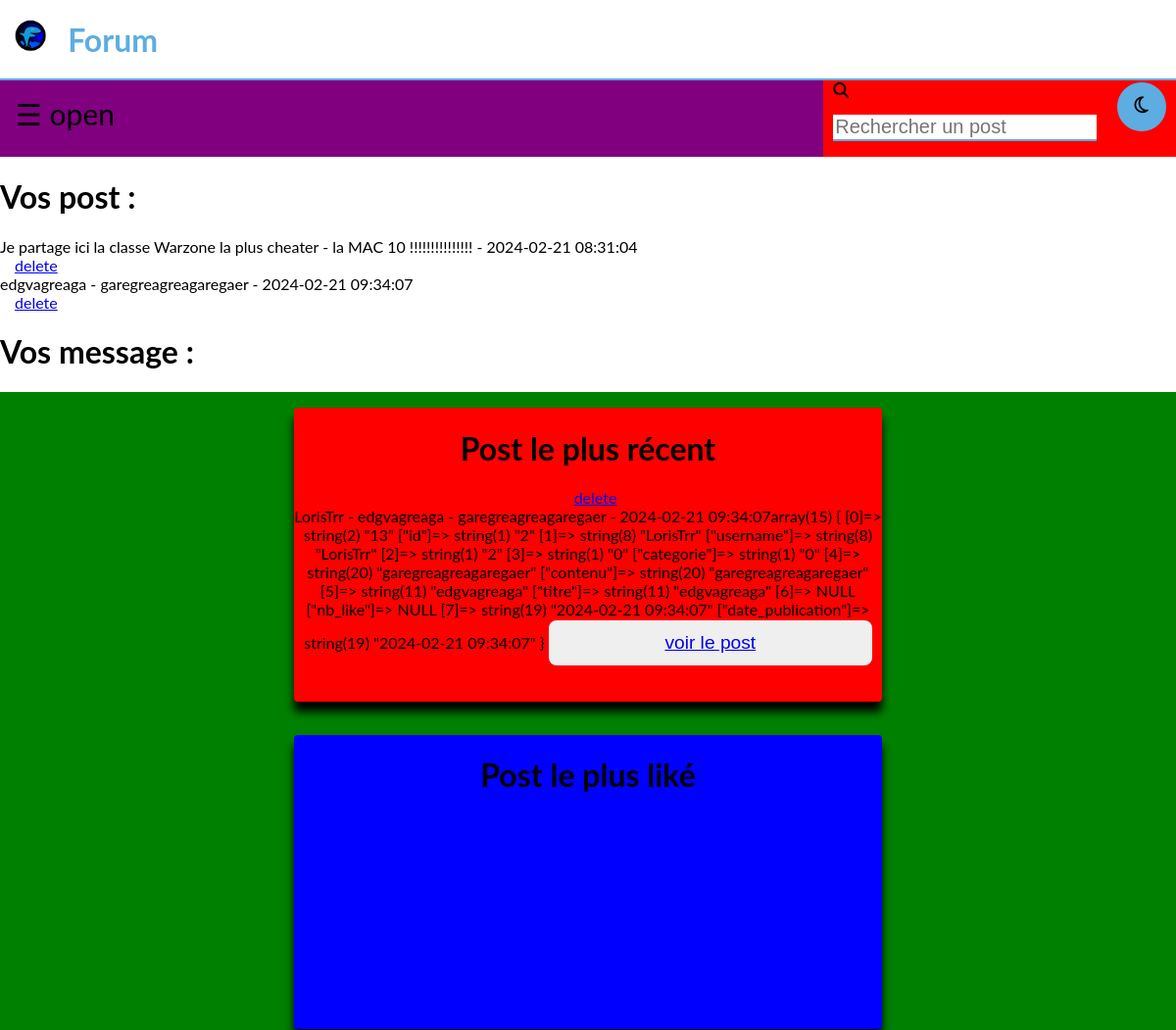
Page /index.php?p=mespost (signed in, upper part) on the earlier database version.
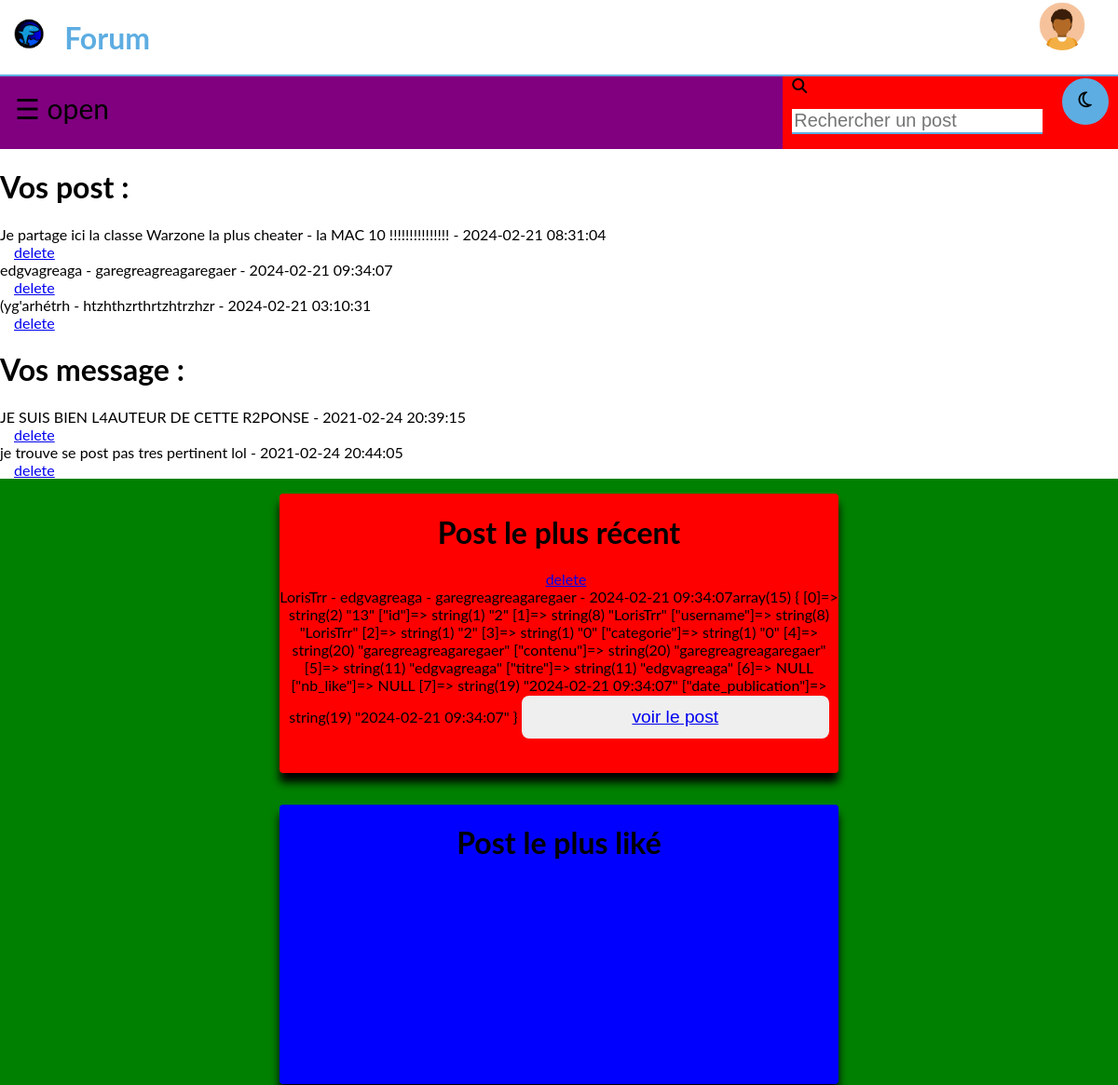
Same page on the later database version.
### tables this page shows
CREATE TABLE `post` (
  `id` bigint(20) NOT NULL,
  `titre` varchar(70) NOT NULL,
  `contenu` longtext NOT NULL,
  `id_utilisateur` bigint(20) NOT NULL,
  `date_publication` timestamp NOT NULL DEFAULT current_timestamp(),
  `isclosed` int(1) NOT NULL,
  `categorie` int(4) NOT NULL,
  `nb_like` int(255) DEFAULT NULL,
  `nb_mess` int(255) NOT NULL
);

CREATE TABLE `utilisateur` (
  `id` bigint(20) NOT NULL,
  `surname` varchar(30) NOT NULL,
  `name` varchar(30) NOT NULL,
  `username` varchar(40) NOT NULL,
  `mail` varchar(150) NOT NULL,
  `password` varchar(100) NOT NULL,
  `birthday` date NOT NULL,
  `avatar` text NOT NULL,
  `ban` int(11) NOT NULL,
  `id_droit` int(11) NOT NULL
);

CREATE TABLE `message` (
  `id` bigint(20) NOT NULL,
  `id_post` bigint(20) NOT NULL,
  `message` varchar(1000) NOT NULL,
  `id_utilisateur` bigint(20) NOT NULL,
  `date_reponse` timestamp NOT NULL DEFAULT current_timestamp() ON UPDATE current_timestamp()
);

### controlers/mespost.php (called while the page is built, shortened)
<?php
	require 'view/header_index.php';
	require 'models/function_post.php';
	$result_m = all_post_user ($bdd,$id_utilisateur);
	$result_r = all_mess_user ($bdd,$id_utilisateur);
	$result_R = post_recent($bdd);
	require 'view/main_mypost.php';
	require 'view/footer_index.php';

### models/function_post.php (called while the page is built, shortened)
<?php
function post_recent($bdd){
	$reponse = $bdd->prepare('SELECT uti.id, uti.username, po.id,po.categorie, po.contenu, po.titre, po.nb_like, po.date_publication from utilisateur as uti inner join post as po on uti.id = po.id_utilisateur AND po.date_publication = (SELECT MAX(date_publication) from post) LIMIT 1;');
	$reponse->execute(array());
	$result = $reponse->fetchAll();
	return $result;
}
function all_post_user ($bdd,$id_utilisateur){
	$reponse = $bdd->prepare('SELECT * FROM post where id_utilisateur = ? ');
	$reponse->execute(array( $id_utilisateur));
	$result = $reponse->fetchAll();
	return $result;
}
function all_mess_user ($bdd,$id_utilisateur){
	$reponse = $bdd->prepare('SELECT * FROM message where id_utilisateur = ? ');
	$reponse->execute(array( $id_utilisateur));
	$result = $reponse->fetchAll();
	return $result;
}
?>

### view/main_mypost.php (the view, shortened to what this page needs)
		<?php
    if ($result_m != 0){
		?>
        			<div class="post">
					<h1> Vos post : </h1>
					<?php
						foreach ($result_m as $result){
							echo $result['titre'].' - '.$result['contenu']. ' - ' .$result['date_publication'].'<br>';
							echo '<a style="padding-left:15px;" href="delete.php?id='.$result['id'].'">delete</a><br>';
						}
					?>
					<div class="post">
					<h1> Vos message : </h1>
					<?php
						foreach ($result_r as $result){
							echo $result['message']. ' - ' .$result['date_reponse'].'<br>';
							echo '<a style="padding-left:15px;" href="delete.php?id='.$result['id'].'">delete</a><br>';
						}
					?>
				</div>
    <php?
    	}
		if($find == 0){
	?>
			<div class="main-container">
				<div class="plus-recent">
					<h1> Post le plus récent </h1>
					<?php
						foreach ($result_R as $result1){
							if(isset($_SESSION['id'])){
								echo '<a style="padding-left:15px;" href="delete.php?id='.$result1['id'].'">delete</a><br>';
							}
							echo $result1['username'].' - '.$result1['titre'].' - '.$result1['contenu']. ' - ' .$result1['date_publication'];
							var_dump($result1);
							echo "<button><a href=index.php?p=voirpost&id=" .$result1['id']."&id_auteur=" .$result1[0]. ">voir le post</a></button>";
						}
					?>
				</div>
				<div class="plus-like">
					<h1> Post le plus liké </h1>
				</div>
			</div>
	<?php
		 }
	?>
</main>

### view/header_index.php (shortened to what this page needs)
<!DOCTYPE html>
<html lang="fr">
	<head>
		<link rel="stylesheet" type="text/css" href="CSS/style_clair.css" media="all" id="theme-link" >
		<link rel="stylesheet" href="https://cdnjs.cloudflare.com/ajax/libs/font-awesome/4.7.0/css/font-awesome.css">
		<link rel="stylesheet" href="font/font-awesome.css">
		<link rel="stylesheet" href="css/wbbtheme.css">
	</head>
  	<body>
  		<header>
		  	<div class="titre">
				<a href="index.php">
					<img src="images/dessin.png" class="logo" alt='image logo'>
				</a>
				<a href="index.php" class="lien-titre">
					<h1 class="txt-titre"> Forum </h1>
				</a>
		  	</div>
		  	<?php
		  		if(!isset($_SESSION['id'])){
		  	?>
				  	<div class="connexion">
				  		<div class="bouton-register">
					  		<a id="connect" href="index.php?p=register">
								<button class="bouton-R" type="button">
									<p class="txt-bouton-connexion"> Register </p>
								</button>
							</a>
						</div>
						<div class="bouton-login">
						  	<a id="connect" href="index.php?p=login">
								<button class="bouton-L" type="button">
									<p class="txt-bouton-connexion"> Log In </p>
								</button>
							</a>
						</div>
					</div>
			<?php
				}
				else{
			?>
					<div class="bouton-profil">
		                	<img src='<?php echo $avatar ; ?>' class="avatar" alt=""/>
		        	</div>
			<?php
				}
			?>
		</header>
		<main>
			<div class="header-bot">
				<div id="main">
					<span style="font-size:30px;cursor:pointer" onclick="openNav()">&#9776; open</span>
				</div>
				<div class="search-et-theme">
					<div class="search">
						<div class="fa fa-search">
						</div>
						<form method="get">
							<p>
								<input class="form_input" type="search" name="q" placeholder="Rechercher un post" required minlength="1" maxlength="1000"/>
							</p>
						</form>
					</div>
					<div class="bouton-theme">
						<span id="theme">
							<button class="bouton-T" type="button">
								<div class="fa fa-moon-o">
								</div>
							</button>
						</span>
					</div>
				</div>
			</div>

Differences in the rows shown:
added post: titre "(yg'arhétrh", contenu "htzhthzrthrtzhtrzhzr", date_publication "2024-02-21 03:10:31", shown under "Vos post :"
added message: message "JE SUIS BIEN L4AUTEUR DE CETTE R2PONSE", date_reponse "2021-02-24 20:39:15"
added message: message "je trouve se post pas tres pertinent lol", date_reponse "2021-02-24 20:44:05"
